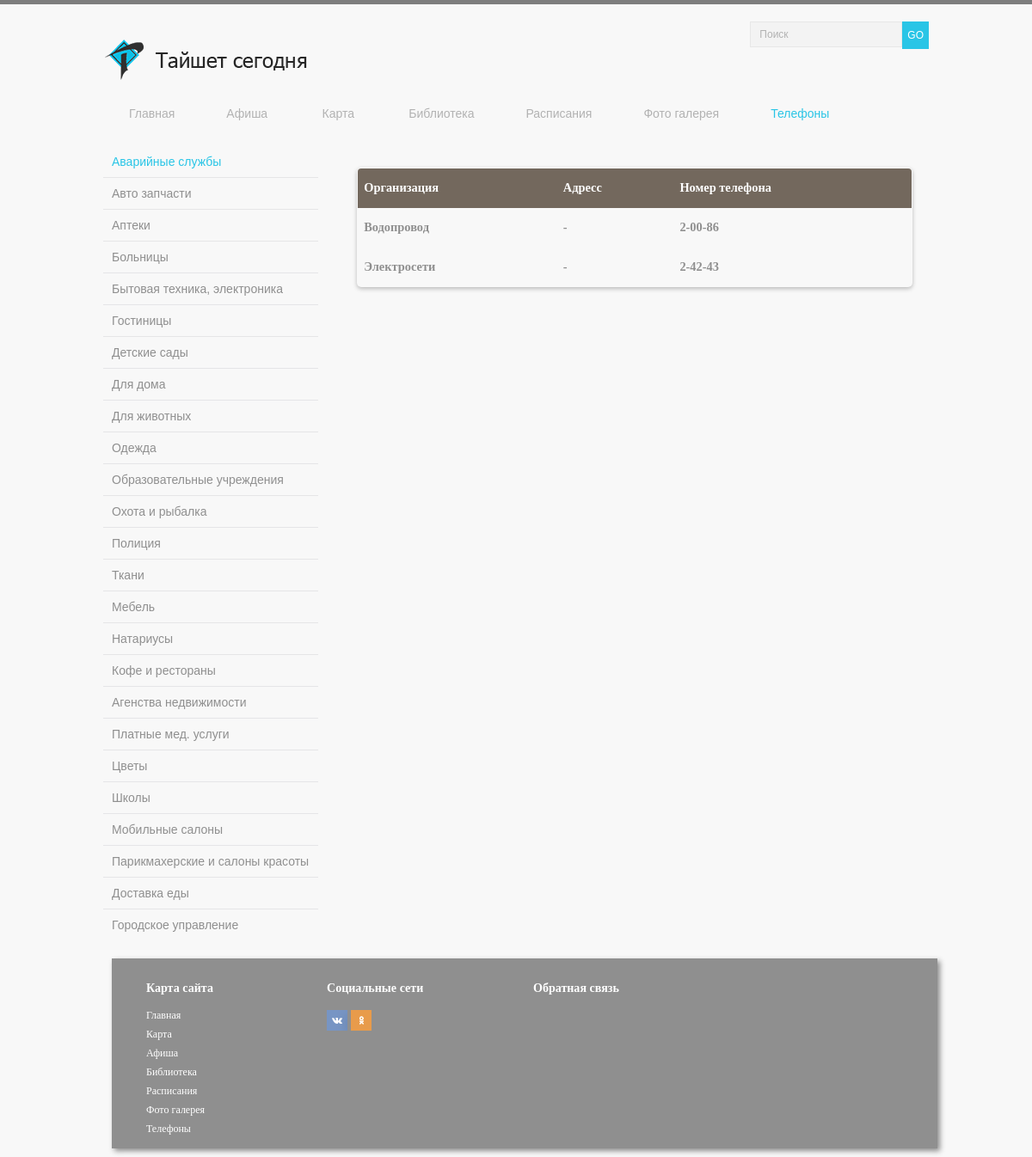
The app's page /telefon.php, older data.
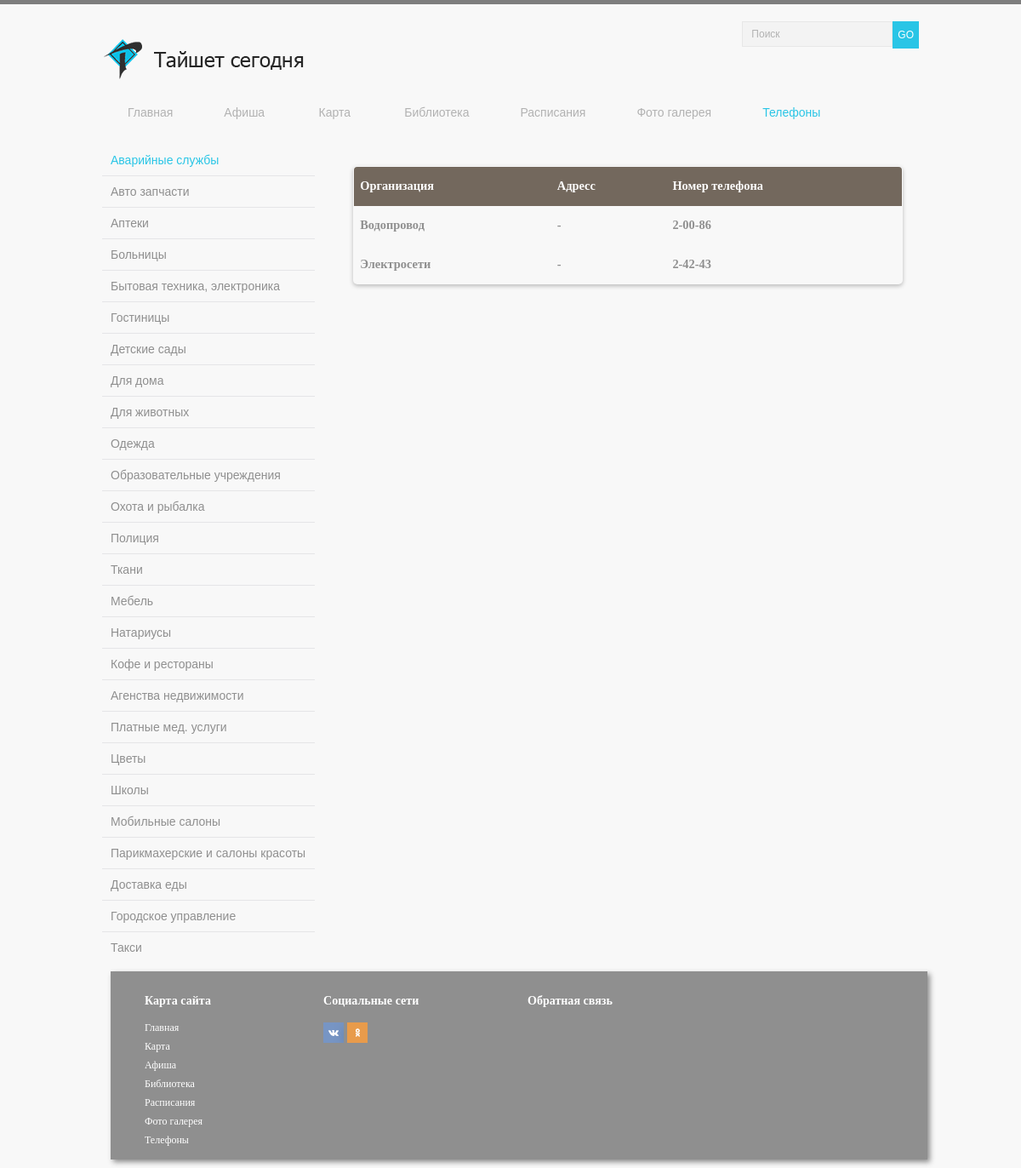
The same page, newer data.
### tables this page shows
CREATE TABLE menu (id INTEGER PRIMARY KEY, tipe TEXT, link TEXT, name TEXT);

CREATE TABLE tel (id INTEGER PRIMARY KEY, tipe TEXT, org TEXT, adress TEXT, tel_nom TEXT);

### tel/leftMenuTel.php (the view)
<aside>
<nav>
<ul class="aside-menu">
<?php
    $db = new PDO("sqlite:admin/post3.db");
  	$res = $db->query("SELECT * FROM menu WHERE tipe = 'телефоны' ORDER BY tipe ASC;");
	foreach ($res as $array) {
		$block_link = $array['link'];
		$block_name = $array['name'];
		 echo("<li>");
		 echo("<a href=".$block_link.">".$block_name."</a>");
		 echo("</li>");
		 }
	?>
</ul>
</nav>
</aside>

### tel/blockMainTelOne.php
<section>
<div class="pageTelBlock">
 <table class="table">
<?php
    $db = new PDO("sqlite:admin/post3.db");
  	$res = $db->query('SELECT * FROM tel WHERE tipe = "аварийные службы";');
    echo '<thead>';
    echo '<tr>';
    echo '<th>Организация</th>';
    echo '<th>Адресс</th>';
    echo '<th>Номер телефона</th>';
    echo '</tr>';
    echo '</thead>';
foreach ($res as $array)
{
    	$block_org = $array['org'];
		$block_adress = $array['adress'];
		$block_tel_nom = $array['tel_nom'];
    echo '<tr>';
    echo '<th>'.$block_org.'</th>';
    echo '<th>'.$block_adress.'</th>';
    echo '<th>'.$block_tel_nom.'</th>';
    echo '</tr>';
}
?>
</table>
</div>
</section>

Row changes from the older to the newer data that the page shows:
added menu: name "Такси"
